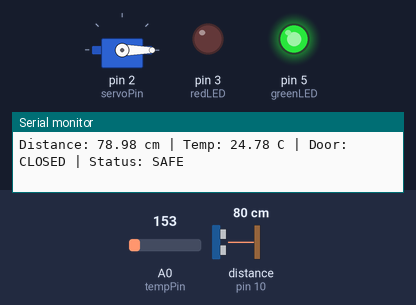
This sketch was run on a simulated Arduino Uno, built with avr-gcc and run on an emulated ATmega328P. Parts: servo, output pins drawn as LEDs (lit = HIGH), the last lines printed to the serial monitor. Wiring (inferred from the names in the program): ultrasonic range finder: trigger pin 9; echo pin 10. Inputs (shaded band) come from the test bench; at power-on: distance to the obstacle (sensor on pin 10) 80 cm, A0 (tempPin) = 153. The echo pulse lasts 58.3 µs per cm; pins used as bus, display or sensor lines are not drawn.

Above: at 1.2 s.
1.3 s: distance to the obstacle (sensor on pin 10) set to 23 cm
2.8 s: distance to the obstacle (sensor on pin 10) set to 18 cm
At 3.6 s:
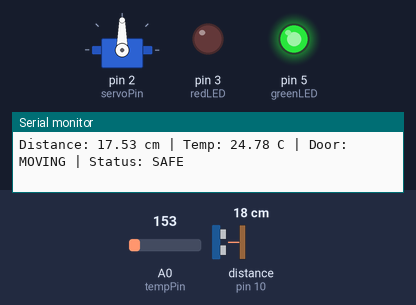
4.3 s: A0 (tempPin) set to 169
At 4.6 s:
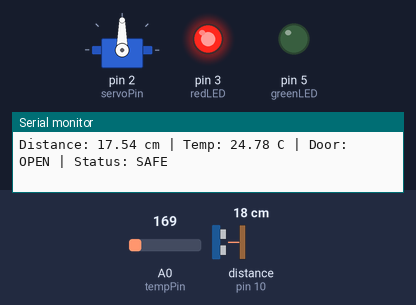
7.3 s: A0 (tempPin) set to 133
At 8.1 s:
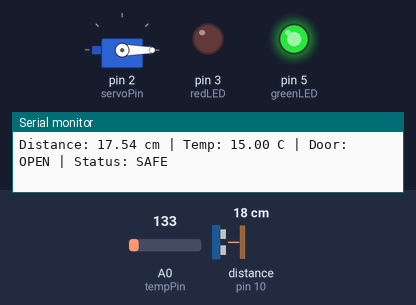
8.8 s: A0 (tempPin) set to 165
At 9.3 s:
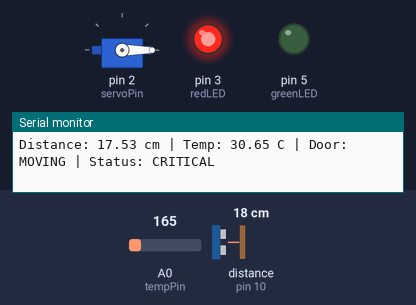
Timing chart, 0 to 11.3 s (numbered marks = the images above; inputs shaded):
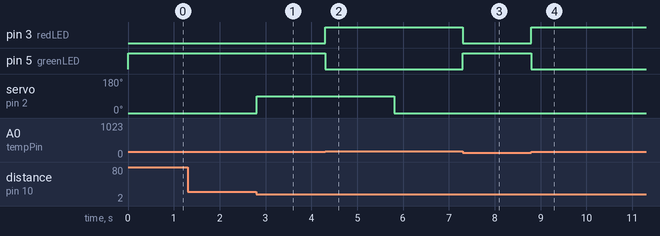

Measured:
- the behaviour switches between 21 and 20 cm on distance to the obstacle (sensor on pin 10) (found by bisection; images 0 and 1)
- the behaviour switches between 159 and 160 on A0 (tempPin) (found by bisection; images 1 and 2)
- after the input at 2.8 s, servo on pin 2 (servoPin): 0° → 90° at once
- after the input at 4.3 s, pin 3 (redLED): LOW → HIGH at once; pin 5 (greenLED): HIGH → LOW at once
- after the input at 7.3 s, pin 3 (redLED): HIGH → LOW at once; pin 5 (greenLED): LOW → HIGH at once
- after the input at 8.8 s, pin 3 (redLED): LOW → HIGH at once; pin 5 (greenLED): HIGH → LOW at once

The sketch:

Automated_Lab_Access_Monitor.ino
```cpp
#include <Servo.h>

const int trigPin = 9;
const int echoPin = 10;
const int servoPin = 2;
const int tempPin = A0;
const int redLED = 3;
const int greenLED = 5;

Servo gate;

bool doorOpen = false;
bool doorMoving = false;
bool readyToOpen = true;

long doorTimer = 0;
long lastPrint = 0;

void setup() {
  Serial.begin(9600);

  pinMode(trigPin, OUTPUT);
  pinMode(echoPin, INPUT);
  pinMode(redLED, OUTPUT);
  pinMode(greenLED, OUTPUT);

  gate.attach(servoPin);
  gate.write(0);
}

void loop() {
  digitalWrite(trigPin, LOW);
  delayMicroseconds(2);
  digitalWrite(trigPin, HIGH);
  delayMicroseconds(10);
  digitalWrite(trigPin, LOW);

  float distance = pulseIn(echoPin, HIGH) * 0.034 / 2;

  if (distance > 20) {
    readyToOpen = true;
  }

  if (distance > 0 && distance <= 20 && readyToOpen && !doorOpen && !doorMoving) {
    gate.write(90);
    doorMoving = true;
    doorOpen = true;
    readyToOpen = false;
    doorTimer = millis();
  }

  if (doorOpen && millis() - doorTimer >= 3000 && !doorMoving) {
    gate.write(0);
    doorMoving = true;
    doorTimer = millis();
  }

  if (doorMoving && millis() - doorTimer >= 600) {
    doorMoving = false;
    doorOpen = gate.read() == 90;
  }
if(distance < 20)
{
  doorOpen = true;
}
  float temperature =
    (analogRead(tempPin) * 5.0 / 1023.0 - 0.5) * 100;

  digitalWrite(greenLED, temperature < 28);
  digitalWrite(redLED, temperature >= 28);

  if (millis() - lastPrint >= 1000) {
    lastPrint = millis();

    String doorState =
      doorMoving ? "MOVING" :
      doorOpen ? "OPEN" : "CLOSED";

    Serial.println(
      "Distance: " + String(distance) + " cm | " +
      "Temp: " + String(temperature) + " C | " +
      "Door: " + doorState + " | " +
      "Status: " + String(temperature < 28 ? "SAFE" : "CRITICAL")
    );
  }
}
```
